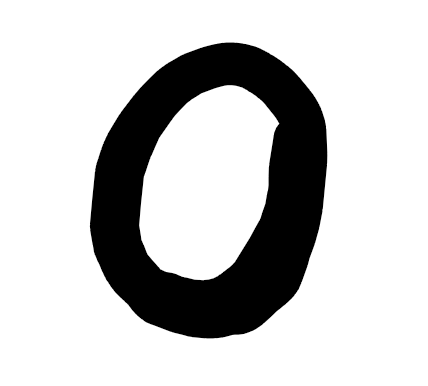
#> input picture digit_fpga_nn/data/handwritten_testing/digit0.png, 428 x 386 px; its folder holds only this picture in this run
$ python batch_send.py
#> lines starting #> are read from the running program, lines starting #| are printed output that depends on the picture; after the words box and inside, x2 and y2 are one past the last pixel; in counts of white or black regions, pixels touching at a corner belong together
import time
from pathlib import Path

import cv2
import numpy as np
import serial

PORT = "COM6"
BAUD = 9600
INPUT_SIZE = 784
CHUNK_SIZE = 32


def preprocess_mnist_uart_best(image_path: Path) -> np.ndarray:
    gray = cv2.imread(str(image_path), cv2.IMREAD_GRAYSCALE)
#> gray is the input picture: shape (386, 428); min 0, max 255, mean 200.6
    if gray is None:
        raise FileNotFoundError(f"Could not read image: {image_path}")
    blur = cv2.GaussianBlur(gray, (5, 5), 0)
    _, mask = cv2.threshold(blur, 0, 255, cv2.THRESH_BINARY + cv2.THRESH_OTSU)
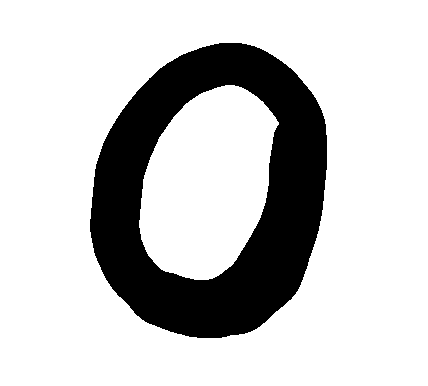
#> mask: shape (386, 428); 78.7% white; 1 black region, box (x1, y1, x2, y2) and area: (90, 43, 327, 338) 35243
    border = np.concatenate([mask[0, :], mask[-1, :], mask[:, 0], mask[:, -1]])
#> border = 1628 values from 255 to 255
    if float(np.mean(border)) > 127.0:
        gray = 255 - gray
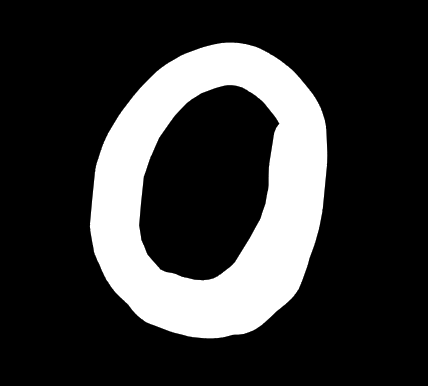
#> gray: shape (386, 428); min 0, max 255, mean 54.4
        mask = 255 - mask
    mask = cv2.medianBlur(mask, 3)
#> mask: shape (386, 428); 21.3% white; 1 white region
    contours, _ = cv2.findContours(mask, cv2.RETR_EXTERNAL, cv2.CHAIN_APPROX_SIMPLE)
#> contours = 1 contour; box (x1, y1, x2, y2) and area: (90, 43, 327, 338) 54687
    if contours:
        c = max(contours, key=cv2.contourArea)
#> c = contour of 346 points, box (x1, y1, x2, y2) (90, 43, 327, 338), area 54687
        x, y, w, h = cv2.boundingRect(c)
#> x = 90; y = 43; w = 237; h = 295
        pad = 2
        x0 = max(0, x - pad)
#> x0 = 88
        y0 = max(0, y - pad)
#> y0 = 41
        x1 = min(gray.shape[1], x + w + pad)
#> x1 = 329
        y1 = min(gray.shape[0], y + h + pad)
#> y1 = 340
        roi = gray[y0:y1, x0:x1]
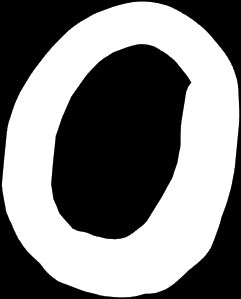
#> roi: shape (299, 241); min 0, max 255, mean 124.8
    else:
        roi = gray
    if roi.size == 0:
        return np.zeros((28, 28), dtype=np.uint8).flatten()
    h, w = roi.shape
#> h = 299; w = 241
    s = max(h, w)
#> s = 299
    square = np.zeros((s, s), dtype=np.uint8)
    y_off = (s - h) // 2
#> y_off = 0
    x_off = (s - w) // 2
#> x_off = 29
    square[y_off:y_off + h, x_off:x_off + w] = roi
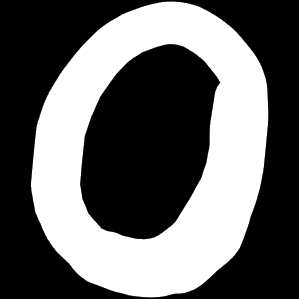
#> square: shape (299, 299); min 0, max 255, mean 100.6
    resized20 = cv2.resize(square, (20, 20), interpolation=cv2.INTER_AREA)
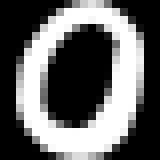
#> resized20: shape (20, 20) (shown 8 times larger); min 0, max 255, mean 100.6
    out28 = np.zeros((28, 28), dtype=np.uint8)
    out28[4:24, 4:24] = resized20
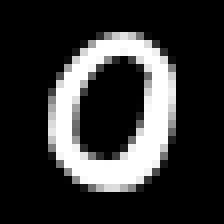
#> out28: shape (28, 28) (shown 8 times larger); min 0, max 255, mean 51.3
    m = cv2.moments(out28.astype(np.float32))
#> m = moments, m00 40245, centre m10/m00, m01/m00 = (13.86, 13.95)
    if m["m00"] > 1e-3:
        cx = m["m10"] / m["m00"]
#> cx = 13.86
        cy = m["m01"] / m["m00"]
#> cy = 13.95
        shift_x = int(round(14.0 - cx))
#> shift_x = 0
        shift_y = int(round(14.0 - cy))
#> shift_y = 0
        M = np.float32([[1, 0, shift_x], [0, 1, shift_y]])
#> M = [[1, 0, 0], [0, 1, 0]]
        out28 = cv2.warpAffine(out28, M, (28, 28), flags=cv2.INTER_LINEAR, borderValue=0)
    return out28.flatten().astype(np.uint8)


def wait_for_ready_silent(ser, timeout=10.0) -> bool:
    start = time.time()
    buf = ""
    while time.time() - start < timeout:
        if ser.in_waiting:
            data = ser.read(ser.in_waiting).decode("utf-8", errors="ignore")
            buf += data
            if "READY" in buf:
                return True
        time.sleep(0.01)
    return False


def send_image(ser, image_path: Path):
    print(f"\n==============================")
    print(f"Testing: {image_path.name}")
    print(f"==============================")

    img_flat = preprocess_mnist_uart_best(image_path)
#> img_flat = 784 values, max 255 at index 153, min 0 at index 0, mean 51.33
    image_bytes = img_flat.tobytes()

    if ser.in_waiting:
        ser.read(ser.in_waiting)

    ser.write(b"1")
    ser.flush()
    time.sleep(0.2)

    if not wait_for_ready_silent(ser, timeout=10.0):
        print("FPGA not ready.")
        return None, None

    print("Sending image data...")
    sent = 0
    for i in range(0, INPUT_SIZE, CHUNK_SIZE):
        chunk = image_bytes[i:i + CHUNK_SIZE]
        ser.write(chunk)
        ser.flush()
        sent += len(chunk)
        print(f"Sent {sent}/{INPUT_SIZE} bytes", end="\r", flush=True)
        time.sleep(0.02)
    print("")

    hw_pred = None
    sw_pred = None
    hw_time_us = None
    sw_time_us = None
    start = time.time()
    while time.time() - start < 20.0:
        if ser.in_waiting:
            line = ser.readline().decode("utf-8", errors="ignore").strip()
            if line:
                print(f"FPGA: {line}")
            if line.startswith("HW TIME US:"):
                hw_time_us = int(line.split(":")[1])
            elif line.startswith("SW TIME US:"):
                sw_time_us = int(line.split(":")[1])
            elif line.startswith("HW PRED:"):
                hw_pred = int(line.split(":")[1])
            elif line.startswith("SW PRED:"):
                sw_pred = int(line.split(":")[1])
            if hw_pred is not None and sw_pred is not None:
                return hw_pred, sw_pred, hw_time_us, sw_time_us
        time.sleep(0.01)

    print("No prediction received.")
    return hw_pred, sw_pred, hw_time_us, sw_time_us


def main():
    base_path = Path(".")
    images = [base_path / f"digit{i}.png" for i in range(0, 10)]

    print("Opening serial port...")
    ser = serial.Serial(PORT, BAUD, timeout=0.5)
    time.sleep(2)

    hw_correct = 0
    sw_correct = 0
    total = 0
    hw_times = []
    sw_times = []

    for true_label, img_path in enumerate(images):
        if not img_path.exists():
            print(f"{img_path.name} not found. Skipping.")
            continue

        try:
            hw_pred, sw_pred, hw_us, sw_us = send_image(ser, img_path)
            if hw_pred is not None:
                total += 1
                if hw_pred == true_label: hw_correct += 1
                if sw_pred == true_label: sw_correct += 1
                hw_mark = "✓" if hw_pred == true_label else "✗"
                sw_mark = "✓" if sw_pred == true_label else "✗"
                hw_ms = hw_us / 1000.0 if hw_us is not None else 0
                sw_ms = sw_us / 1000.0 if sw_us is not None else 0
                if hw_us is not None: hw_times.append(hw_ms)
                if sw_us is not None: sw_times.append(sw_ms)
                print(f"HW: {hw_pred} {hw_mark} ({hw_ms:.2f}ms)  "
                      f"SW: {sw_pred} {sw_mark} ({sw_ms:.2f}ms)  "
                      f"True: {true_label}")
            else:
                print("Failed to get prediction")
        except Exception as e:
            print(f"Error testing {img_path.name}: {e}")

        time.sleep(0.3)

    ser.close()

    print(f"\n{'='*50}")
    if total > 0:
        print(f"HW Accuracy: {hw_correct}/{total} = {100*hw_correct/total:.2f}%")
        print(f"SW Accuracy: {sw_correct}/{total} = {100*sw_correct/total:.2f}%")
        if hw_times:
            print(f"HW Avg Time: {sum(hw_times)/len(hw_times):.2f}ms")
        if sw_times:
            print(f"SW Avg Time: {sum(sw_times)/len(sw_times):.2f}ms")
            print(f"Speedup:     {sum(sw_times)/sum(hw_times):.1f}x" if hw_times else "")
    else:
        print("No successful predictions")
    print(f"{'='*50}")


if __name__ == "__main__":
    main()
#> (the call stopped at in wait_for_ready_silent, `buf += data`: serial is not available in this run)
